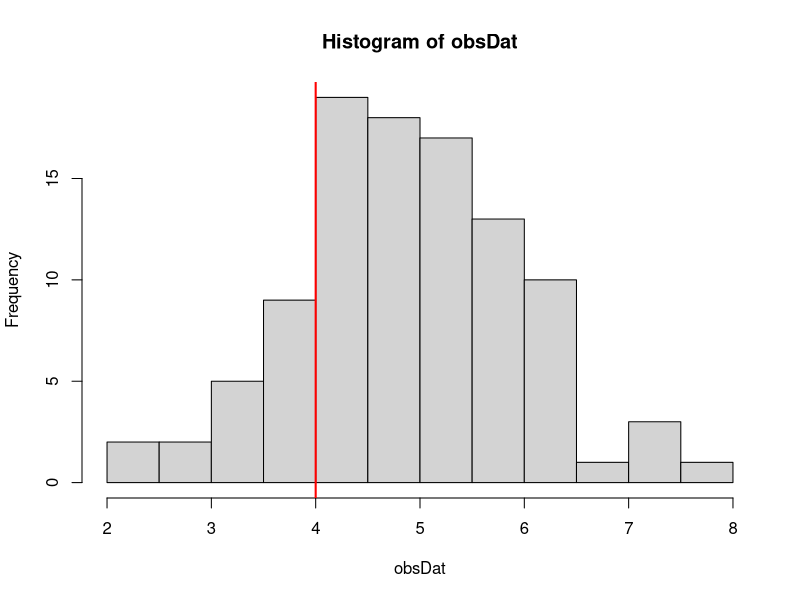
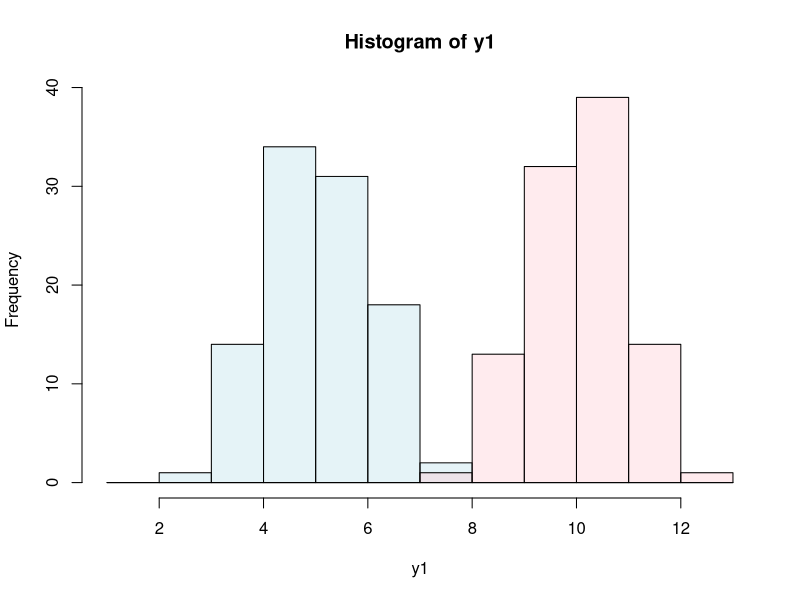

These charts were generated, in order, by the following R code:
## ---- chunk 1
oneSampleMean <- function(n, mean0, mean1, sd) {
  obsDat <- rnorm(n, mean0, sd)
  
  hist(obsDat)
  abline(v = mean1, col = 'red', lwd = 2)
}

oneSampleMean(100, 5, 4, 1)

## ---- chunk 2
twoSampleMean <- function(n1, n2, mean1, mean2, sd1, sd2, plot = F) {
  y1 <- rnorm(n1, mean1, sd1)
  y2 <- rnorm(n2, mean2, sd2)
  
  if (plot == TRUE) {
    minVal <- min(c(y1, y2)) - 1
    maxVal <- max(c(y1, y2)) + 1
    
    ax <- pretty(minVal:maxVal, n = 12)
    
    hgA <- hist(y1, breaks = ax, plot = FALSE) # Save first histogram data
    hgB <- hist(y2, breaks = ax, plot = FALSE) # Save 2nd histogram data
    
    c1 <- rgb(173,216,230,max = 255, alpha = 80, names = "lt.blue")
    c2 <- rgb(255,192,203, max = 255, alpha = 80, names = "lt.pink")
    
    ylimits <- c(0, max(c(hgA$counts, hgB$counts)))
    
    plot(hgA, col = c1, ylim = ylimits)
    # Plot 1st histogram using a transparent color
    plot(hgB, col = c2, add = TRUE)
    # Add 2nd histogram using different color
  }
  
  c(mean(y1), mean(y2), sd(y1), sd(y2), n1, n2)
  
}

twoSampleMean(100, 100, 5, 10, 1, 1, plot = T)

repVals <- replicate(10000, twoSampleMean(100, 100, 5, 10, 1, 1))




